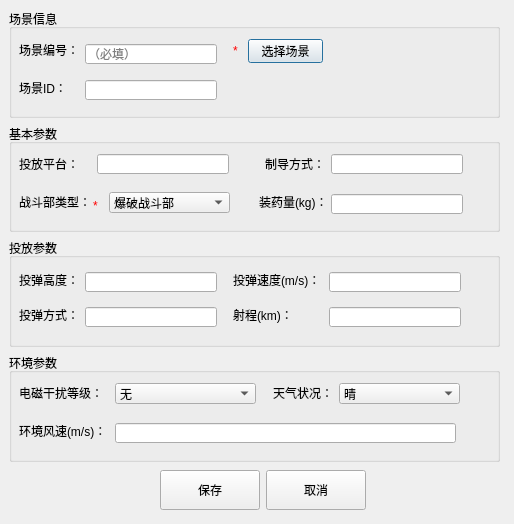
<?xml version="1.0" encoding="UTF-8"?>
<ui version="4.0">
 <class>Frm_PG_DamageParameter_Add</class>
 <widget class="QDialog" name="Frm_PG_DamageParameter_Add">
  <property name="geometry">
   <rect>
    <x>0</x>
    <y>0</y>
    <width>514</width>
    <height>524</height>
   </rect>
  </property>
  <property name="windowTitle">
   <string>添加/编辑毁伤参数</string>
  </property>
  <widget class="QGroupBox" name="gb_scene_info">
   <property name="geometry">
    <rect>
     <x>9</x>
     <y>9</y>
     <width>491</width>
     <height>109</height>
    </rect>
   </property>
   <property name="title">
    <string>场景信息</string>
   </property>
   <widget class="QLabel" name="lbl_scene_code">
    <property name="geometry">
     <rect>
      <x>10</x>
      <y>33</y>
      <width>60</width>
      <height>16</height>
     </rect>
    </property>
    <property name="text">
     <string>场景编号：</string>
    </property>
   </widget>
   <widget class="QLineEdit" name="ed_scene_code">
    <property name="geometry">
     <rect>
      <x>76</x>
      <y>35</y>
      <width>132</width>
      <height>20</height>
     </rect>
    </property>
    <property name="placeholderText">
     <string>（必填）</string>
    </property>
   </widget>
   <widget class="QLabel" name="lbl_required_1">
    <property name="geometry">
     <rect>
      <x>220</x>
      <y>30</y>
      <width>13</width>
      <height>23</height>
     </rect>
    </property>
    <property name="minimumSize">
     <size>
      <width>13</width>
      <height>23</height>
     </size>
    </property>
    <property name="maximumSize">
     <size>
      <width>13</width>
      <height>23</height>
     </size>
    </property>
    <property name="styleSheet">
     <string notr="true">color:rgba(255, 0, 0, 255)</string>
    </property>
    <property name="text">
     <string>*</string>
    </property>
    <property name="alignment">
     <set>Qt::AlignCenter</set>
    </property>
   </widget>
   <widget class="QPushButton" name="btn_select_scene">
    <property name="geometry">
     <rect>
      <x>239</x>
      <y>30</y>
      <width>75</width>
      <height>24</height>
     </rect>
    </property>
    <property name="text">
     <string>选择场景</string>
    </property>
   </widget>
   <widget class="QLabel" name="lbl_scene_id">
    <property name="geometry">
     <rect>
      <x>10</x>
      <y>71</y>
      <width>49</width>
      <height>16</height>
     </rect>
    </property>
    <property name="text">
     <string>场景ID：</string>
    </property>
   </widget>
   <widget class="QLineEdit" name="ed_scene_id">
    <property name="geometry">
     <rect>
      <x>76</x>
      <y>71</y>
      <width>132</width>
      <height>20</height>
     </rect>
    </property>
    <property name="readOnly">
     <bool>true</bool>
    </property>
   </widget>
  </widget>
  <widget class="QGroupBox" name="gb_basic_params">
   <property name="geometry">
    <rect>
     <x>9</x>
     <y>124</y>
     <width>491</width>
     <height>108</height>
    </rect>
   </property>
   <property name="title">
    <string>基本参数</string>
   </property>
   <widget class="QLabel" name="lbl_carrier">
    <property name="geometry">
     <rect>
      <x>10</x>
      <y>32</y>
      <width>60</width>
      <height>16</height>
     </rect>
    </property>
    <property name="text">
     <string>投放平台：</string>
    </property>
   </widget>
   <widget class="QLineEdit" name="ed_carrier">
    <property name="geometry">
     <rect>
      <x>88</x>
      <y>30</y>
      <width>132</width>
      <height>20</height>
     </rect>
    </property>
   </widget>
   <widget class="QLabel" name="lbl_guidance_mode">
    <property name="geometry">
     <rect>
      <x>256</x>
      <y>32</y>
      <width>60</width>
      <height>16</height>
     </rect>
    </property>
    <property name="text">
     <string>制导方式：</string>
    </property>
   </widget>
   <widget class="QLineEdit" name="ed_guidance_mode">
    <property name="geometry">
     <rect>
      <x>322</x>
      <y>30</y>
      <width>132</width>
      <height>20</height>
     </rect>
    </property>
   </widget>
   <widget class="QLabel" name="lbl_warhead_type">
    <property name="geometry">
     <rect>
      <x>10</x>
      <y>70</y>
      <width>72</width>
      <height>16</height>
     </rect>
    </property>
    <property name="text">
     <string>战斗部类型：</string>
    </property>
   </widget>
   <widget class="QComboBox" name="cmb_warhead_type">
    <property name="geometry">
     <rect>
      <x>100</x>
      <y>68</y>
      <width>121</width>
      <height>21</height>
     </rect>
    </property>
    <item>
     <property name="text">
      <string>爆破战斗部</string>
     </property>
    </item>
    <item>
     <property name="text">
      <string>聚能穿甲战斗部</string>
     </property>
    </item>
    <item>
     <property name="text">
      <string>破片战斗部</string>
     </property>
    </item>
    <item>
     <property name="text">
      <string>钻地侵彻战斗部</string>
     </property>
    </item>
    <item>
     <property name="text">
      <string>子母弹战斗部(爆破子弹)</string>
     </property>
    </item>
        <item>
     <property name="text">
      <string>子母弹战斗部(聚能穿甲子弹)</string>
     </property>
    </item>
        <item>
     <property name="text">
      <string>子母弹战斗部(破片子弹)</string>
     </property>
    </item>
   </widget>
   <widget class="QLabel" name="lbl_required_2">
    <property name="geometry">
     <rect>
      <x>80</x>
      <y>70</y>
      <width>13</width>
      <height>23</height>
     </rect>
    </property>
    <property name="minimumSize">
     <size>
      <width>13</width>
      <height>23</height>
     </size>
    </property>
    <property name="maximumSize">
     <size>
      <width>13</width>
      <height>23</height>
     </size>
    </property>
    <property name="styleSheet">
     <string notr="true">color:rgba(255, 0, 0, 255)</string>
    </property>
    <property name="text">
     <string>*</string>
    </property>
    <property name="alignment">
     <set>Qt::AlignCenter</set>
    </property>
   </widget>
   <widget class="QLabel" name="lbl_charge_amount">
    <property name="geometry">
     <rect>
      <x>250</x>
      <y>70</y>
      <width>70</width>
      <height>16</height>
     </rect>
    </property>
    <property name="text">
     <string>装药量(kg)：</string>
    </property>
   </widget>
   <widget class="QLineEdit" name="ed_charge_amount">
    <property name="geometry">
     <rect>
      <x>322</x>
      <y>70</y>
      <width>132</width>
      <height>20</height>
     </rect>
    </property>
   </widget>
  </widget>
  <widget class="QGroupBox" name="gb_drop_params">
   <property name="geometry">
    <rect>
     <x>9</x>
     <y>238</y>
     <width>491</width>
     <height>109</height>
    </rect>
   </property>
   <property name="title">
    <string>投放参数</string>
   </property>
   <widget class="QLabel" name="lbl_drop_height">
    <property name="geometry">
     <rect>
      <x>10</x>
      <y>34</y>
      <width>60</width>
      <height>16</height>
     </rect>
    </property>
    <property name="text">
     <string>投弹高度：</string>
    </property>
   </widget>
   <widget class="QLineEdit" name="ed_drop_height">
    <property name="geometry">
     <rect>
      <x>76</x>
      <y>34</y>
      <width>132</width>
      <height>20</height>
     </rect>
    </property>
   </widget>
   <widget class="QLabel" name="lbl_drop_speed">
    <property name="geometry">
     <rect>
      <x>224</x>
      <y>34</y>
      <width>90</width>
      <height>16</height>
     </rect>
    </property>
    <property name="text">
     <string>投弹速度(m/s)：</string>
    </property>
   </widget>
   <widget class="QLineEdit" name="ed_drop_speed">
    <property name="geometry">
     <rect>
      <x>320</x>
      <y>34</y>
      <width>132</width>
      <height>20</height>
     </rect>
    </property>
   </widget>
   <widget class="QLabel" name="lbl_drop_mode">
    <property name="geometry">
     <rect>
      <x>10</x>
      <y>69</y>
      <width>60</width>
      <height>16</height>
     </rect>
    </property>
    <property name="text">
     <string>投弹方式：</string>
    </property>
   </widget>
   <widget class="QLineEdit" name="ed_drop_mode">
    <property name="geometry">
     <rect>
      <x>76</x>
      <y>69</y>
      <width>132</width>
      <height>20</height>
     </rect>
    </property>
   </widget>
   <widget class="QLabel" name="lbl_flight_range">
    <property name="geometry">
     <rect>
      <x>224</x>
      <y>69</y>
      <width>62</width>
      <height>16</height>
     </rect>
    </property>
    <property name="text">
     <string>射程(km)：</string>
    </property>
   </widget>
   <widget class="QLineEdit" name="ed_flight_range">
    <property name="geometry">
     <rect>
      <x>320</x>
      <y>69</y>
      <width>132</width>
      <height>20</height>
     </rect>
    </property>
   </widget>
  </widget>
  <widget class="QGroupBox" name="gb_environment">
   <property name="geometry">
    <rect>
     <x>9</x>
     <y>353</y>
     <width>491</width>
     <height>109</height>
    </rect>
   </property>
   <property name="title">
    <string>环境参数</string>
   </property>
   <widget class="QLabel" name="lbl_electro_interference">
    <property name="geometry">
     <rect>
      <x>10</x>
      <y>32</y>
      <width>84</width>
      <height>16</height>
     </rect>
    </property>
    <property name="text">
     <string>电磁干扰等级：</string>
    </property>
   </widget>
   <widget class="QComboBox" name="cmb_electro_interference">
    <property name="geometry">
     <rect>
      <x>106</x>
      <y>30</y>
      <width>141</width>
      <height>21</height>
     </rect>
    </property>
    <item>
     <property name="text">
      <string>无</string>
     </property>
    </item>
    <item>
     <property name="text">
      <string>低</string>
     </property>
    </item>
    <item>
     <property name="text">
      <string>中</string>
     </property>
    </item>
    <item>
     <property name="text">
      <string>高</string>
     </property>
    </item>
   </widget>
   <widget class="QLabel" name="lbl_weather_conditions">
    <property name="geometry">
     <rect>
      <x>264</x>
      <y>32</y>
      <width>60</width>
      <height>16</height>
     </rect>
    </property>
    <property name="text">
     <string>天气状况：</string>
    </property>
   </widget>
   <widget class="QComboBox" name="cmb_weather_conditions">
    <property name="geometry">
     <rect>
      <x>330</x>
      <y>30</y>
      <width>121</width>
      <height>21</height>
     </rect>
    </property>
    <item>
     <property name="text">
      <string>晴</string>
     </property>
    </item>
    <item>
     <property name="text">
      <string>多云</string>
     </property>
    </item>
    <item>
     <property name="text">
      <string>阴</string>
     </property>
    </item>
    <item>
     <property name="text">
      <string>雨</string>
     </property>
    </item>
    <item>
     <property name="text">
      <string>雪</string>
     </property>
    </item>
   </widget>
   <widget class="QLabel" name="lbl_wind_speed">
    <property name="geometry">
     <rect>
      <x>10</x>
      <y>70</y>
      <width>90</width>
      <height>16</height>
     </rect>
    </property>
    <property name="text">
     <string>环境风速(m/s)：</string>
    </property>
   </widget>
   <widget class="QLineEdit" name="ed_wind_speed">
    <property name="geometry">
     <rect>
      <x>106</x>
      <y>70</y>
      <width>341</width>
      <height>20</height>
     </rect>
    </property>
   </widget>
  </widget>
  <widget class="QPushButton" name="btn_cancel">
   <property name="geometry">
    <rect>
     <x>266</x>
     <y>470</y>
     <width>100</width>
     <height>40</height>
    </rect>
   </property>
   <property name="minimumSize">
    <size>
     <width>100</width>
     <height>40</height>
    </size>
   </property>
   <property name="text">
    <string>取消</string>
   </property>
  </widget>
  <widget class="QPushButton" name="btn_save">
   <property name="geometry">
    <rect>
     <x>160</x>
     <y>470</y>
     <width>100</width>
     <height>40</height>
    </rect>
   </property>
   <property name="minimumSize">
    <size>
     <width>100</width>
     <height>40</height>
    </size>
   </property>
   <property name="text">
    <string>保存</string>
   </property>
  </widget>
 </widget>
 <resources/>
 <connections/>
</ui>
